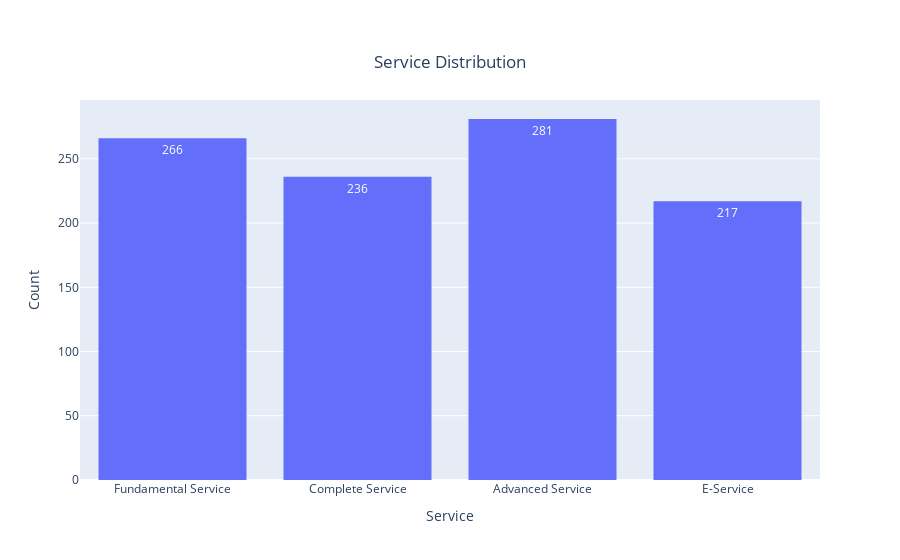

The notebook cell saved with this chart:
### Markdown cell above
We can see the right shift clearly. Note that to consider future.

### Code cell
# show distrubution of the service column
service_distribution_fig = px.histogram(
    df,
    x="service",
    title="Service Distribution",
    text_auto=True,
)

# Customize layout for better readability
service_distribution_fig.update_layout(
    xaxis_title="Service",
    yaxis_title="Count",
    title={
        "text": "Service Distribution",
        "y": 0.9,
        "x": 0.5,
        "xanchor": "center",
        "yanchor": "top",
    },
    xaxis=dict(
        tickmode="array",
        showticklabels=True,
        showgrid=False,
        zeroline=False,
    ),
)

# Display the histogram
service_distribution_fig.show()

### Figure 1 — Plotly figure (JSON) as saved in the notebook; plotly's stock layout.template omitted (floating-point values rounded to 4 significant figures; data arrays with more than 128 entries replaced by an {"elided": "..."} marker saying what was removed)
{"data": [{"alignmentgroup": "True", "bingroup": "x", "hovertemplate": "service=%{x}<br>count=%{y}<extra></extra>", "legendgroup": "", "marker": {"color": "#636efa", "pattern": {"shape": ""}}, "name": "", "offsetgroup": "", "orientation": "v", "showlegend": false, "texttemplate": "%{value}", "type": "histogram", "x": {"elided": "1000 str values"}, "xaxis": "x", "yaxis": "y"}], "layout": {"barmode": "relative", "legend": {"tracegroupgap": 0}, "title": {"text": "Service Distribution", "x": 0.5, "xanchor": "center", "y": 0.9, "yanchor": "top"}, "xaxis": {"anchor": "y", "domain": [0, 1], "showgrid": false, "showticklabels": true, "tickmode": "array", "title": {"text": "Service"}, "zeroline": false}, "yaxis": {"anchor": "x", "domain": [0, 1], "title": {"text": "Count"}}}}
